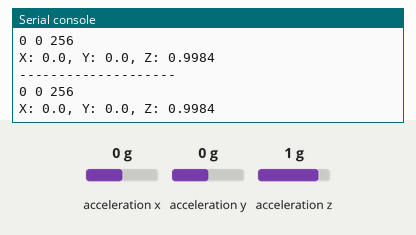
This program was run on a simulated Raspberry Pi Pico running MicroPython. Parts: the last lines printed to the serial console. The inputs (shaded band) are chosen by the test bench; at power-on: acceleration x 0 g, acceleration y 0 g, acceleration z 1 g.

Above: at 1.2 s.
1.3 s: acceleration x set to -1.4 g
At 1.8 s:
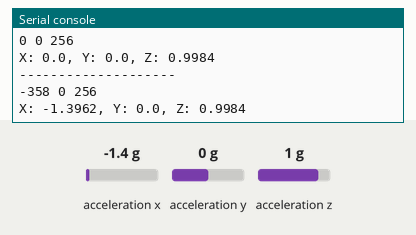
2.8 s: acceleration y set to -1.4 g
At 3.4 s:
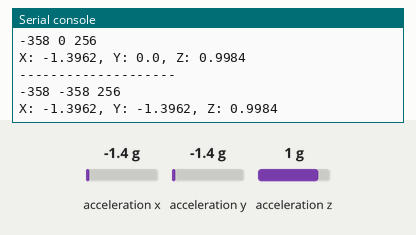
4.3 s: acceleration z set to -1.4 g
At 4.9 s:
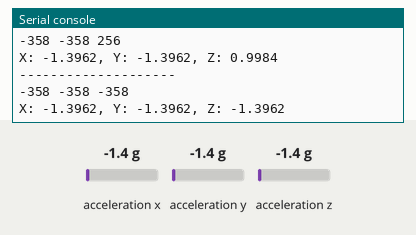

Measured:
- after the input at 1.3 s, the serial console: prints a new line after 0.20 s (image 1)
- after the input at 2.8 s, the serial console: prints a new line after 0.21 s (image 2)
- after the input at 4.3 s, the serial console: prints a new line after 0.21 s (image 3)

The program:

adxl345_pico_read.py
```python
# Initializes the ADXL345 over I2C on a Raspberry Pi Pico, reads raw 3-axis acceleration data, converts it to g units, and prints the values in a loop.
#
# Full tutorial: https://shillehtek.com/blogs/news/raspberry-pi-pico-adxl345-read-acceleration
# Parts used: https://shillehtek.com/products/shillehtek-adxl345-pre-soldered
#             https://shillehtek.com/products/shillehtek-adxl345-pre-soldered-3-axis-digital-angle-acceleration-sensor-module
#             https://shillehtek.com/products/shillehtek-120pcs-multicolored-dupont-wire
# More examples: https://github.com/shillehbean/shillehtek-examples
#

from machine import Pin, I2C
import time
import ustruct

# Constants
ADXL345_ADDRESS = 0x53 # address for accelerometer
ADXL345_POWER_CTL = 0x2D # address for power control
ADXL345_DATA_FORMAT = 0x31 # configure data format
ADXL345_DATAX0 = 0x32 # where the x-axis data starts

# Initialize I2C
i2c = I2C(0, sda=Pin(0), scl=Pin(1), freq=400000)

# Initialize ADXL345
def init_adxl345():
    i2c.writeto_mem(ADXL345_ADDRESS, ADXL345_POWER_CTL, bytearray([0x08]))  # Set bit 3 to 1 to enable measurement mode
    i2c.writeto_mem(ADXL345_ADDRESS, ADXL345_DATA_FORMAT, bytearray([0x0B]))  # Set data format to full resolution, +/- 16g

# Read acceleration data
def read_accel_data():
    data = i2c.readfrom_mem(ADXL345_ADDRESS, ADXL345_DATAX0, 6)
    x, y, z = ustruct.unpack('<3h', data)
    return x, y, z

# Main loop
init_adxl345()
while True:
    x, y, z = read_accel_data()
    print('--------------------')
    print(x, y, z)
    print("X: {}, Y: {}, Z: {}".format(x*0.0039, y*0.0039, z*0.0039))
    time.sleep(0.5)


# if you do get OSError: [Errno 5] EIO, try unplug and plug
# if you do set different resolution 0.0039 may not be the constant (check data sheet)
```
